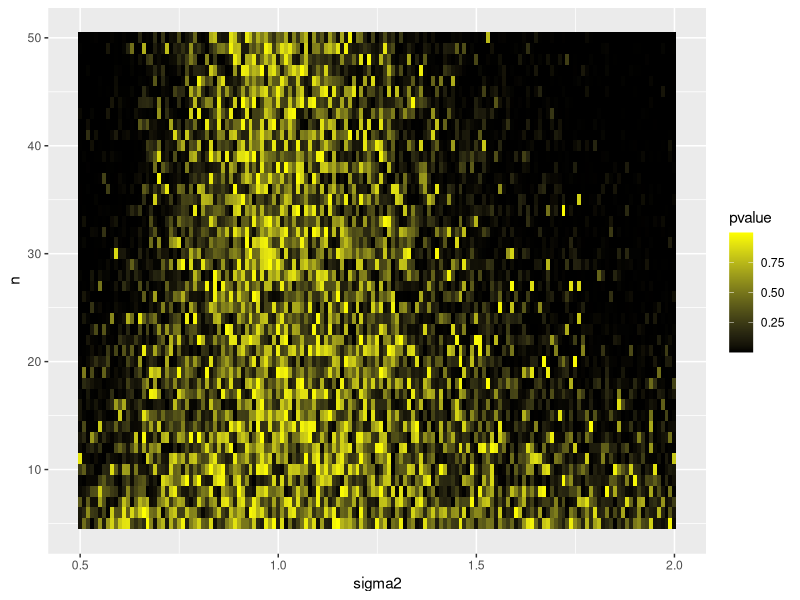
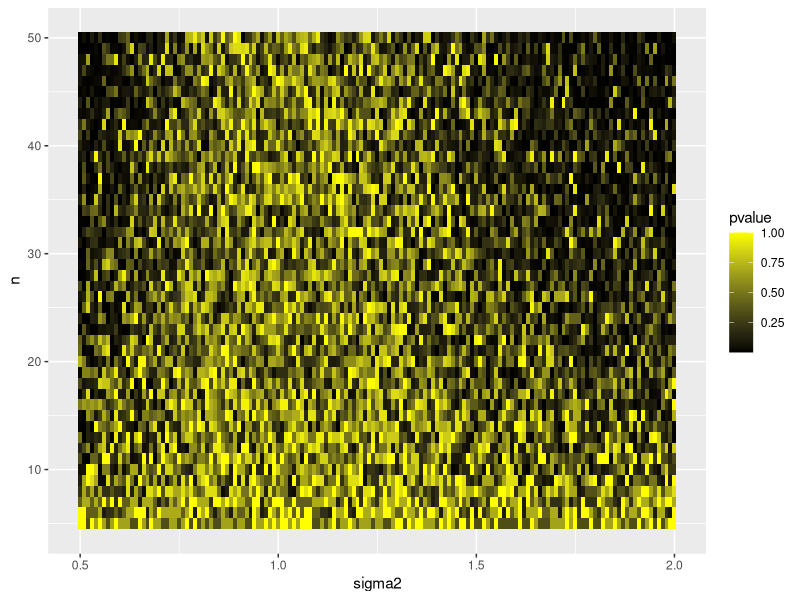

These charts were generated, in order, by the following R code: (Note: a time limit stopped this script after it produced the figures.)
library(ggplot2) 

wm.test <- function(x, y, alternative = c("two.sided", "less", "greater")) {
  x1 <- sample(x, 2 * floor(length(x) / 2))
  y1 <- sample(y, 2 * floor(length(y) / 2))
  x_diff <- abs(x1[1 : (length(x1) / 2)] - x1[(length(x1) / 2 + 1) : length(x1)])
  y_diff <- abs(y1[1 : (length(y1) / 2)] - y1[(length(y1)/2 + 1) : length(y1)])
  return (wilcox.test(x_diff, y_diff, alternative))
}

m1 <- 0
sigma1 <- 1
m2 <- 0
sigma2 <- seq(from = 0.5, to = 2.0, by = 0.01)
n <- seq(from = 5, to = 50, by = 1)

generate_pvalue_data <- function(test) {
  data = cbind(expand.grid(sigma2, n), 0)
  colnames(data) <- c("sigma2", "n", "pvalue")
  for (i in 1 : nrow(data)) {
    sigma2 <- data[i, 1]
    n <- data[i, 2]
    first <- rnorm(n, m1, sigma1)
    second <- rnorm(n, m2, sigma2)
    data[i, 3] <- test(first, second)["p.value"]
  }
  return (data)
}

calculate_fo_data <- function(pvalue_data, alpha) {
  fo_data = cbind(expand.grid(sigma2, n), 0)
  colnames(fo_data) <- c("sigma2", "n", "fo")
  for (i in 1 : nrow(fo_data)) {
    if (pvalue_data[i, 3] < alpha) {
      fo_data[i, 3] <- 1
    }
  }
  return (fo_data)
}

current_pvalue = generate_pvalue_data(var.test)
ggplot(data = current_pvalue, aes(x = sigma2, y = n, fill = pvalue)) + geom_tile() + scale_fill_gradient(low = "black", high = "yellow")

current_pvalue = generate_pvalue_data(wm.test)
ggplot(data = current_pvalue, aes(x = sigma2, y = n, fill = pvalue)) + geom_tile() + scale_fill_gradient(low = "black", high = "yellow")

var_pvalue = cbind(rep(0, length(sigma2) * length(n)), 0, 0)
var_fo = cbind(rep(0, length(sigma2) * length(n)), 0, 0)
wm_pvalue = cbind(rep(0, length(sigma2) * length(n)), 0, 0)
wm_fo = cbind(rep(0, length(sigma2) * length(n)), 0, 0)

alpha = 0.05
repeats = 1000

for (i in 1 : repeats) {
  current_pvalue = generate_pvalue_data(var.test)
  var_pvalue <- var_pvalue + current_pvalue
  var_fo <- var_fo + calculate_fo_data(current_pvalue, alpha)
  current_pvalue = generate_pvalue_data(wm.test)
  wm_pvalue <- wm_pvalue + current_pvalue
  wm_fo <- wm_fo + calculate_fo_data(current_pvalue, alpha)
}
var_pvalue <- var_pvalue / repeats
var_fo <- var_fo / repeats
wm_pvalue <- wm_pvalue / repeats
wm_fo <- wm_fo / repeats

ggplot(data = var_pvalue, aes(x = sigma2, y = n, fill = pvalue)) + geom_tile() + scale_fill_gradient(low = "black", high = "yellow")
ggplot(data = var_fo, aes(x = sigma2, y = n, fill = fo)) + geom_tile() + scale_fill_gradient(low = "black", high = "yellow")
ggplot(data = wm_pvalue, aes(x = sigma2, y = n, fill = pvalue)) + geom_tile() + scale_fill_gradient(low = "black", high = "yellow")
ggplot(data = wm_fo, aes(x = sigma2, y = n, fill = fo)) + geom_tile() + scale_fill_gradient(low = "black", high = "yellow")

diff_pvalue <- var_pvalue
for (i in 1 : nrow(diff_pvalue)) {
  diff_pvalue[i, 3] <- diff_pvalue[i, 3] - wm_pvalue[i, 3]
}
ggplot(data = diff_pvalue, aes(x = sigma2, y = n, fill = pvalue)) + geom_tile() + scale_fill_gradient(low = "black", high = "yellow")

diff_fo <- var_fo
for (i in 1 : nrow(diff_fo)) {
  diff_fo[i, 3] <- diff_fo[i, 3] - wm_fo[i, 3]
}
ggplot(data = diff_fo, aes(x = sigma2, y = n, fill = fo)) + geom_tile() + scale_fill_gradient(low = "black", high = "yellow")
